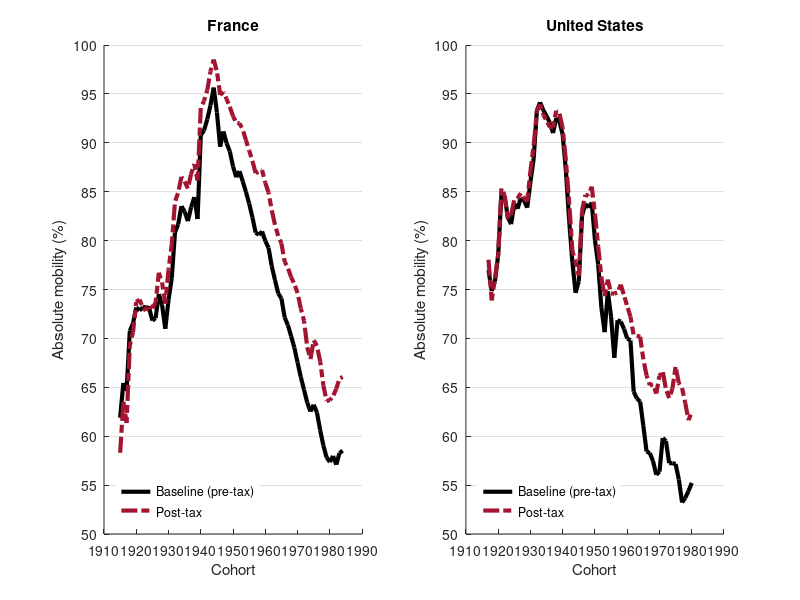
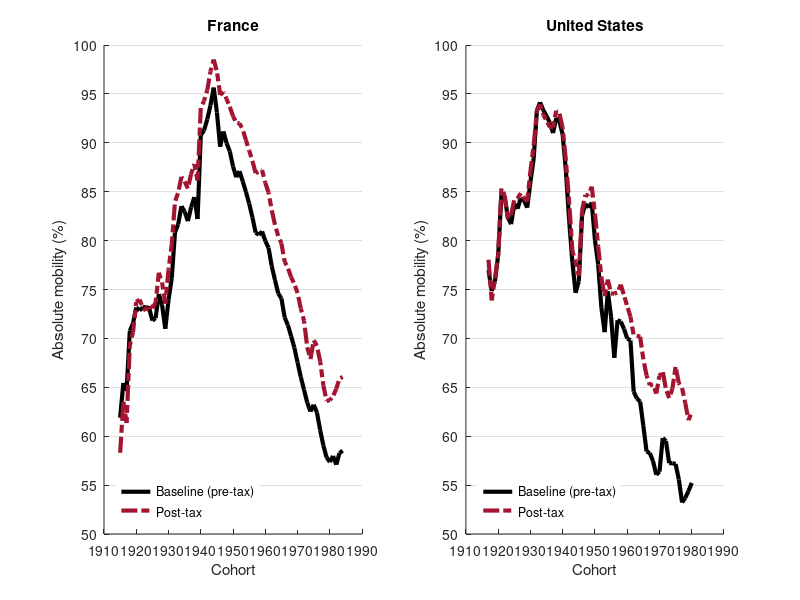
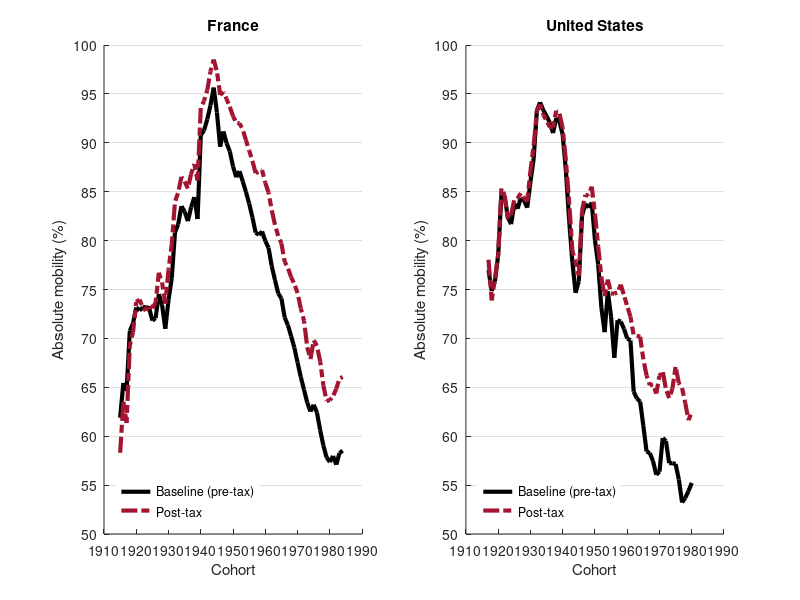

The MATLAB script that drew these images, in order:
%Creates Figure E.6 - absolute intergenerational mobility in France and the
%United States for pre-tax and post-tax income. This script creates the
%plot using 'pre_post_res.mat'.

clear;
close all;
load('pre_post_res.mat');

grey=[0.5 0.5 0.5];
purple=[0.494 0.184 0.556];
black=[0 0 0];
blue=[0 0.447 0.741];
darkred=[0.635 0.078 0.184];

subplot(1,2,1)

h1=plot(fr_years,fr_baseline,'-','color',black,'linewidth',3);
hold on
h2=plot(fr_years,fr_posttax,'-.','color',darkred,'linewidth',3);

xlim([1910 1990]);
ylim([50 100]);
set(gca,'ytick',0:5:200)
set(gca,'xtick',1900:10:2000)
box off;
xlabel('Cohort');
ylabel('Absolute mobility (%)');
legend boxoff
title('France')
set(gca, 'YGrid', 'on', 'XGrid', 'off')
legend([h1,h2],'Baseline (pre-tax)','Post-tax','location','southwest')
legend boxoff

subplot(1,2,2)

h1=plot(us_years,us_baseline,'-','color',black,'linewidth',3);
hold on
h2=plot(us_years,us_posttax,'-.','color',darkred,'linewidth',3);

xlim([1910 1990]);
ylim([50 100]);
set(gca,'ytick',0:5:200)
set(gca,'xtick',1900:10:2000)
box off;
xlabel('Cohort');
ylabel('Absolute mobility (%)');
legend boxoff
title('United States')
set(gca, 'YGrid', 'on', 'XGrid', 'off')
legend([h1,h2],'Baseline (pre-tax)','Post-tax','location','southwest')
legend boxoff

%Export figure
set(gcf,'color','w');
set(gcf, 'Position', [10 10 500*1.8 400]);
exportgraphics(gcf,'figureE6.jpg','Resolution',1200)
exportgraphics(gcf,'figureE6.pdf')
exportgraphics(gcf,'figureE6.eps')
close all
clear